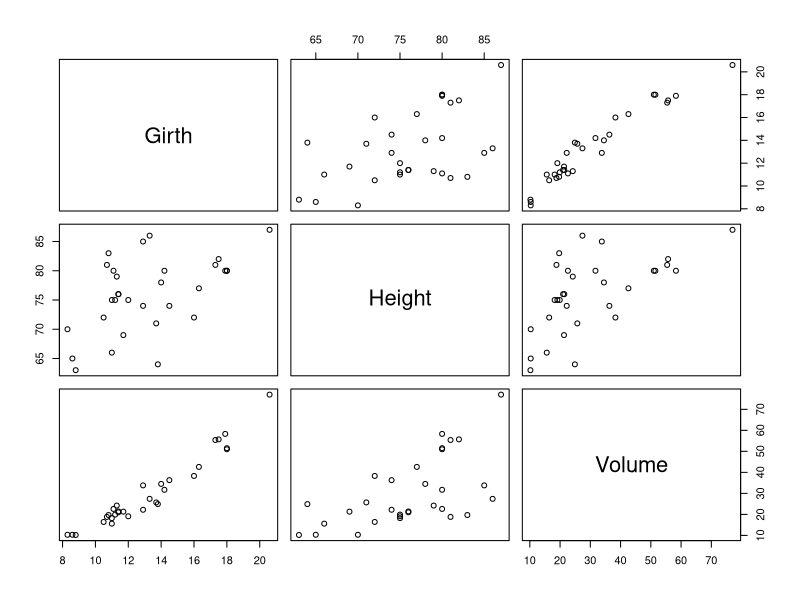
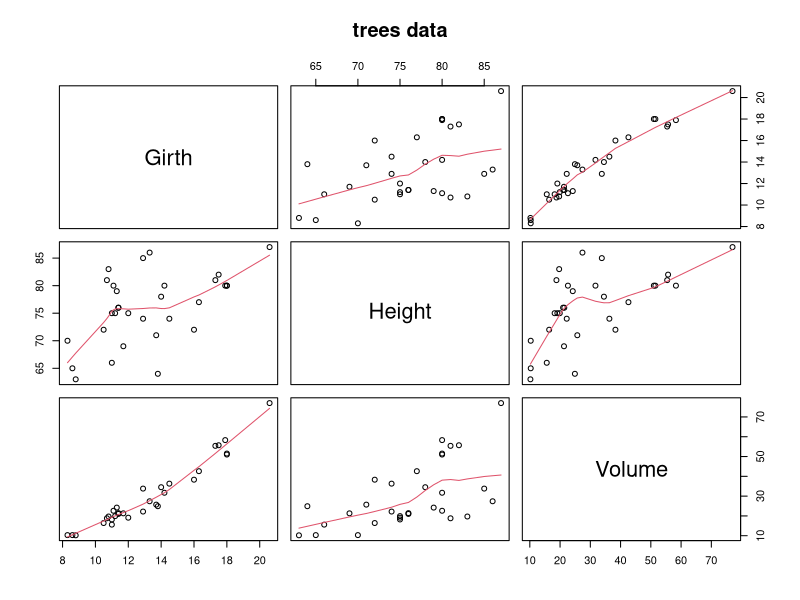
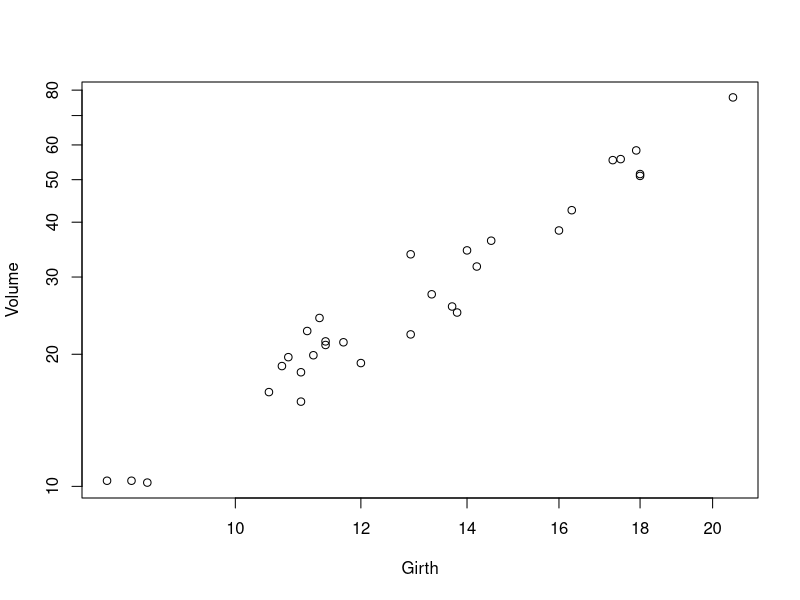
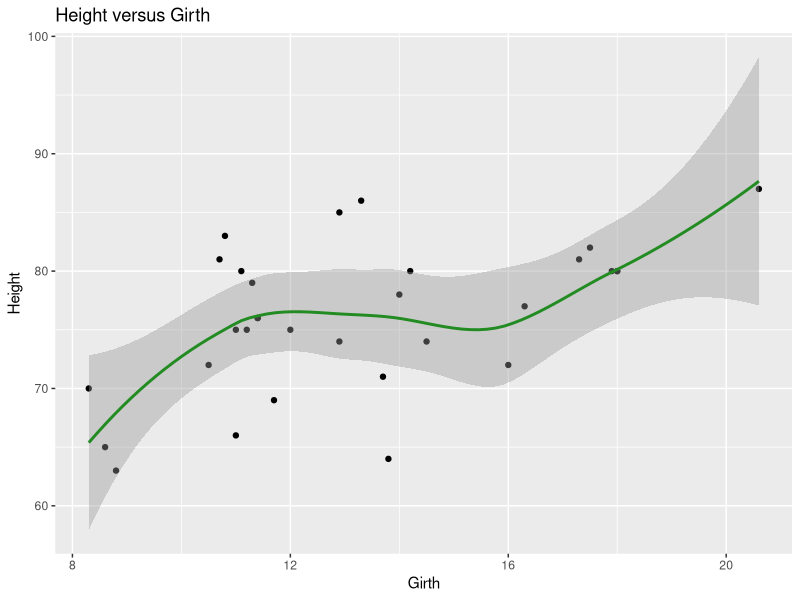
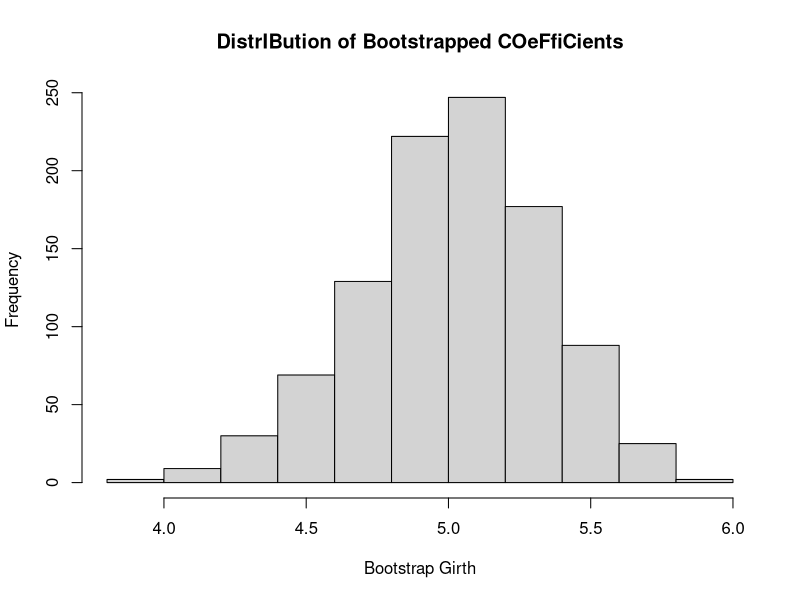

The R script that drew these images, in order:
# tree data analysis
# diameter, height and volume of timber in 31 felled black cherry trees.

# packages
library(ggplot2)

# volume v. girth
data("trees")
summary(trees)
pairs(trees)
# from trees help page
pairs(trees, panel = panel.smooth, main = "trees data")
plot(Volume ~ Girth, data = trees, log = "xy")

# height v. girth
ggplot(trees[order(trees$Girth), ], aes(x = Girth, y = Height)) +
  geom_point() +
  geom_smooth(method = 'loess', color = 'forestgreen') +
  ggtitle('Height versus Girth')

# bootstrap girth coefficient in volume ~ girth regression
mod <- lm(Volume ~ Girth, data = trees)
set.seed(12)
b <- 1000
coefs <- matrix(ncol = 2, nrow = b)
for (i in 1:b) {
  cat(i, '...')
  indices <- sample(nrow(trees), replace = T)
  temp <- trees[indices, ]
  temp_mod <- lm(Volume ~ Girth, data = temp)
  coefs[i, ] <- temp_mod$coefficients
}
colnames(coefs) <- c('Intercept', 'Girth')
# bootstrapped girth coefficient estimate
mean(coefs[, 2])
# SE of bootstrapped girth coefficient estimate
sd(coefs[, 2])
# 95% percentile CI for bootstrapped girth coefficient
quantile(coefs[, 2], c(.025, .975))
# estimate degree of bias in bootstrapped girth coefficients
abs((sum(coefs[, 2] > coef(mod)[2]) / b) - 0.5)

# histogram of bootstrapped coefficients
hist(coefs[,'Girth'], main = "DistrIBution of Bootstrapped COeFfiCients",
     xlab = "Bootstrap Girth")
